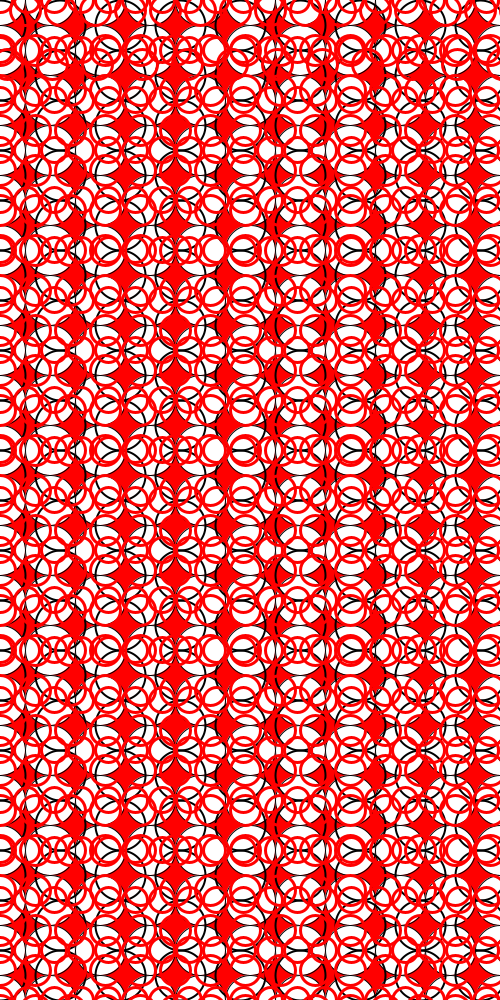
Frame 1 (no input)
Frame 60 (the mouse pressed at the canvas centre just before this capture): identical to frame 1, image omitted
Frame 120 (the mouse held since frame 60 and released just before this capture): identical to frame 1, image omitted

The Processing sketch that drew this single still picture (run headless with seeded random() and noise(); from frame 60 on, the mouse is pressed at the canvas centre):

// Processing sketch: processing_32951
// ── processing_32951.pde

int i=0;
int j=0;
int k=5;
int l=5;
int m=0;
int n=7;
int o=0;
int p=0;
int q=25;
int r=0;
int s=100;
int t=100;
int u=0;

void setup () {
  size (500,1000);
  background (255,0,0);
  smooth();

 
  while (j<500){
   
    while (i<11){
    ellipse (i*50, j*50, 50, 50);
    i=i+1;
    }
    j=j+1;
    i=0;
  }
 noFill();
 strokeWeight (2);
 stroke (0);
 while (q<1000){
 
 while (p<521){
 ellipse (p*6, q, 50, 50);
 p=p+10;
 }
 q=q+50;
 p=0;
 }
 
}

void draw (){
  
  strokeWeight (3);
 
 stroke (255, 0, 0);
 while (l<1000){ 
   
 while (k<521){ 
 ellipse (k*5, l*2, 30, 30);
k=k+7;
}
l=l+20;
k=0;
 }
  
  while (o<1000){
  
 while (m<521){
ellipse (m*3, o*5, 25, 25);
 m=m+9;
 }
 o=o+10;
 m=0;
  }
 
while (n<1000){
 ellipse (n, 64, 30, 30);
 n=n+45;
}
/*
strokeWeight (1);
stroke (255,255, 255);
while (r<2000){
ellipse (0,0,r,r);
r=r+10;
}

while (u<2000){
ellipse (500,500, u, u);
u=u+10;
}

strokeWeight (1);
stroke (0,0,0);
while (s<2000){
ellipse (0,500,s,s);
s=s+50;
}

while (t<2000){
ellipse (500,0,t,t);
t=t+50;
}

*/
}               
